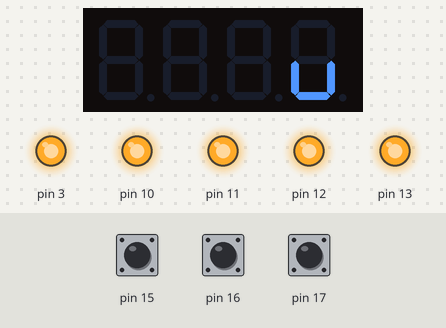
Bench run of a sketch on a simulated Arduino Uno, built with avr-gcc and run on an emulated ATmega328P. On the bench: 4-digit seven-segment display, output pins drawn as LEDs (lit = HIGH). The inputs (shaded band) are chosen by the test bench; at power-on: pin 15 HIGH, pin 16 HIGH, pin 17 HIGH.

Above: at 0.05 s.
At 0.55 s:
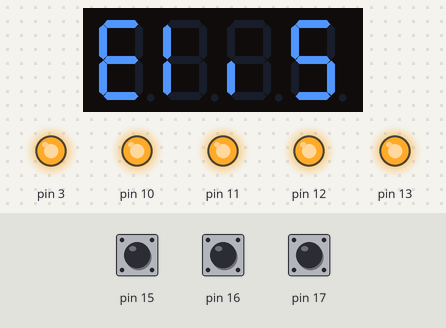
At 1.05 s:
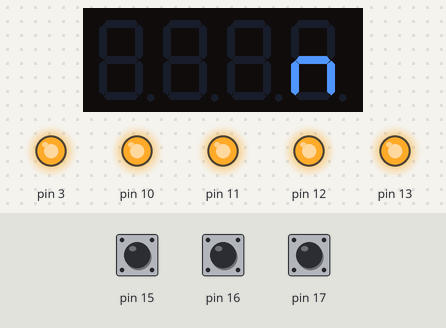
At 2.05 s:
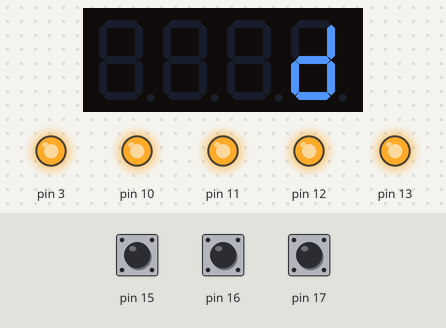
At 2.95 s:
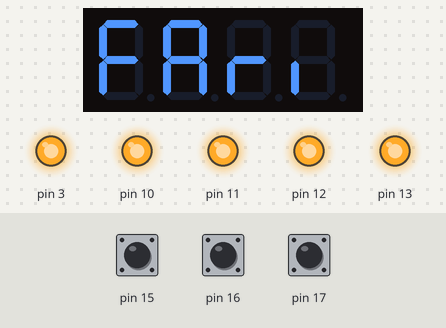
At 3.95 s:
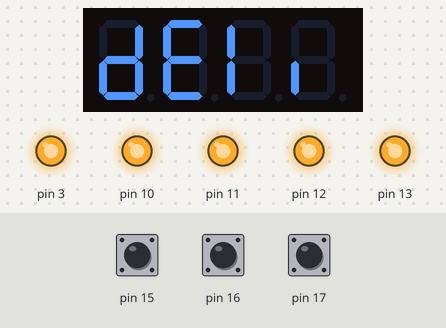

The sketch:

Multifuncao10.ino
```cpp
/* programa simples para "brincar"
 */
#include <TimerOne.h>
#include <Wire.h>
#include <MultiFuncShield.h>


void setup() {
 Timer1.initialize();
 MFS.initialize(&Timer1); // initialize multi-function shield library

}
void loop() {
 //programa simples para exibir como letreiro

 MFS.write("   u");
 delay(100);
 MFS.write("  ud");
 delay(100);
 MFS.write(" ude");
 delay(100);
 MFS.write("udel");
 delay(100);
 MFS.write("deli");
 delay(100);
 MFS.write("elis");
 delay(100);
 MFS.write("lis ");
 delay(100);
 MFS.write("is  ");
 delay(100);
 MFS.write("s   ");
 delay(100);
 MFS.write("    ");
 delay(100);
 MFS.write("   n");
 delay(100);
 MFS.write("  na");
 delay(100);
 MFS.write(" nat");
 delay(100);
 MFS.write("nati");
 delay(100);
 MFS.write("atil");
 delay(100);
 MFS.write("tila");
 delay(100);
 MFS.write("ila ");
 delay(100);
  MFS.write("la  ");
 delay(100);
 MFS.write("a   ");
 delay(100);
 MFS.write("    ");
 delay(100);
 MFS.write("   d");
 delay(100);
 MFS.write("  de");
 delay(100);
  MFS.write(" de ");
 delay(100);
 MFS.write("de  ");
 delay(100);
 MFS.write("e   ");
 delay(100);
 MFS.write("    ");
 delay(100);
 MFS.write("   f");
 delay(100);
 MFS.write("  fa");
 delay(100);
  MFS.write(" far");
 delay(100);
  MFS.write("fari");
 delay(100);
 MFS.write("aria");
 delay(100);
  MFS.write("ria ");
 delay(100);
  MFS.write("ia  ");
 delay(100);
  MFS.write("a   ");
 delay(100);
  MFS.write("    ");
 delay(100);
}
```

Measured:
- by itself, everything shown: repeats every 3.5 s, in 35 steps
